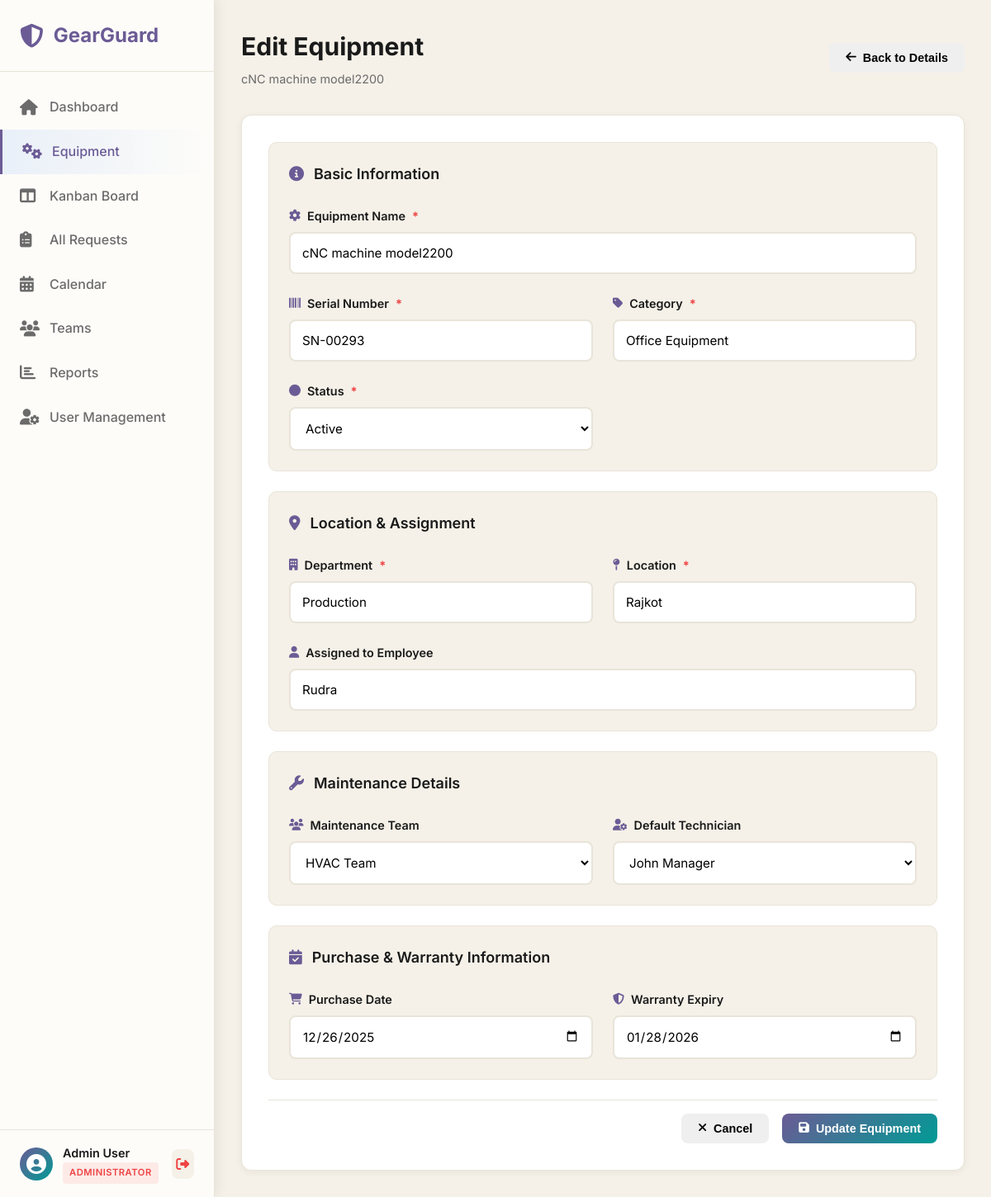
/pages/edit-equipment.php?id=7 (signed in), run on the app's committed database.
### tables this page shows
CREATE TABLE `equipment` (
  `id` int(11) NOT NULL,
  `equipment_name` varchar(100) NOT NULL,
  `serial_number` varchar(100) NOT NULL,
  `category` varchar(50) DEFAULT NULL,
  `department` varchar(100) DEFAULT NULL,
  `assigned_to_employee` varchar(100) DEFAULT NULL,
  `purchase_date` date DEFAULT NULL,
  `warranty_expiry` date DEFAULT NULL,
  `location` varchar(255) DEFAULT NULL,
  `maintenance_team_id` int(11) DEFAULT NULL,
  `default_technician_id` int(11) DEFAULT NULL,
  `status` enum('active','under_maintenance','scrapped') DEFAULT 'active',
  `notes` text DEFAULT NULL,
  `created_at` timestamp NOT NULL DEFAULT current_timestamp(),
  `updated_at` timestamp NOT NULL DEFAULT current_timestamp() ON UPDATE current_timestamp()
);

CREATE TABLE `maintenance_teams` (
  `id` int(11) NOT NULL,
  `team_name` varchar(100) NOT NULL,
  `description` text DEFAULT NULL,
  `created_at` timestamp NOT NULL DEFAULT current_timestamp(),
  `updated_at` timestamp NOT NULL DEFAULT current_timestamp() ON UPDATE current_timestamp()
);

CREATE TABLE `users` (
  `id` int(11) NOT NULL,
  `name` varchar(100) NOT NULL,
  `email` varchar(100) NOT NULL,
  `password` varchar(255) NOT NULL,
  `role` enum('admin','manager','technician','user') NOT NULL DEFAULT 'user',
  `avatar` varchar(255) DEFAULT NULL,
  `is_active` tinyint(1) DEFAULT 1,
  `failed_attempts` int(11) DEFAULT 0,
  `locked_until` datetime DEFAULT NULL,
  `last_login` datetime DEFAULT NULL,
  `email_verified` tinyint(1) DEFAULT 0,
  `verification_token` varchar(100) DEFAULT NULL,
  `reset_token` varchar(100) DEFAULT NULL,
  `reset_token_expiry` datetime DEFAULT NULL,
  `created_at` timestamp NOT NULL DEFAULT current_timestamp(),
  `updated_at` timestamp NOT NULL DEFAULT current_timestamp() ON UPDATE current_timestamp()
);

### pages/edit-equipment.php (the view, shortened to what the rows shown need)
<?php
require_once '../php/config.php';
$equipmentId = isset($_GET['id']) ? intval($_GET['id']) : 0;
try {
    $stmt = $conn->prepare("SELECT * FROM equipment WHERE id = ?");
    $stmt->execute([$equipmentId]);
    $equipment = $stmt->fetch();
    $stmt = $conn->query("SELECT id, team_name FROM maintenance_teams ORDER BY team_name ASC");
    $teams = $stmt->fetchAll();
    $stmt = $conn->query("
        SELECT id, name
        FROM users
        WHERE role IN ('technician', 'manager') AND is_active = TRUE
        ORDER BY name ASC
    ");
    $technicians = $stmt->fetchAll();
} catch(PDOException $e) {
    error_log("Edit equipment error: " . $e->getMessage());
    $_SESSION['error'] = "Error loading equipment details.";
    header("Location: equipment.php");
    exit();
}
?>
<!DOCTYPE html>
<html lang="en">
<head>
    <link rel="stylesheet" href="../css/dashboard.css">
    <link rel="stylesheet" href="../css/form.css">
    <link rel="stylesheet" href="https://cdnjs.cloudflare.com/ajax/libs/font-awesome/6.5.1/css/all.min.css">
</head>
<body>
    <main class="main-content">
        <header class="top-header">
            <div>
                <h1>Edit Equipment</h1>
                <p class="dashboard-subtitle"><?php echo htmlspecialchars($equipment['equipment_name']); ?></p>
            </div>
        </header>
        <section class="form-section">
            <div class="form-container">
                <form method="POST" action="" class="request-form">
                    <div class="form-card">
                        <div class="form-grid">
                            <div class="form-group full-width">
                                <label for="equipment_name">
                                    <i class="fas fa-cog"></i>
                                    Equipment Name <span class="required">*</span>
                                </label>
                                <input
                                    type="text"
                                    id="equipment_name"
                                    name="equipment_name"
                                    value="<?php echo htmlspecialchars($equipment['equipment_name']); ?>"
                                    required
                                >
                            </div>
                            <div class="form-group">
                                <label for="serial_number">
                                    <i class="fas fa-barcode"></i>
                                    Serial Number <span class="required">*</span>
                                </label>
                                <input
                                    type="text"
                                    id="serial_number"
                                    name="serial_number"
                                    value="<?php echo htmlspecialchars($equipment['serial_number']); ?>"
                                    required
                                >
                            </div>
                            <div class="form-group">
                                <label for="category">
                                    <i class="fas fa-tag"></i>
                                    Category <span class="required">*</span>
                                </label>
                                <input
                                    type="text"
                                    id="category"
                                    name="category"
                                    value="<?php echo htmlspecialchars($equipment['category']); ?>"
                                    required
                                    list="categoryList"
                                >
                            </div>
                            <div class="form-group">
                                <label for="status">
                                    <i class="fas fa-circle"></i>
                                    Status <span class="required">*</span>
                                </label>
                                <select id="status" name="status" required>
                                    <option value="active" <?php echo $equipment['status'] === 'active' ? 'selected' : ''; ?>>Active</option>
                                </select>
                            </div>
                        </div>
                    </div>
                    <div class="form-card">
                        <div class="form-grid">
                            <div class="form-group">
                                <label for="department">
                                    <i class="fas fa-building"></i>
                                    Department <span class="required">*</span>
                                </label>
                                <input
                                    type="text"
                                    id="department"
                                    name="department"
                                    value="<?php echo htmlspecialchars($equipment['department']); ?>"
                                    required
                                    list="departmentList"
                                >
                            </div>
                            <div class="form-group">
                                <label for="location">
                                    <i class="fas fa-map-pin"></i>
                                    Location <span class="required">*</span>
                                </label>
                                <input
                                    type="text"
                                    id="location"
                                    name="location"
                                    value="<?php echo htmlspecialchars($equipment['location']); ?>"
                                    required
                                >
                            </div>
                            <div class="form-group full-width">
                                <label for="assigned_to_employee">
                                    <i class="fas fa-user"></i>
                                    Assigned to Employee
                                </label>
                                <input
                                    type="text"
                                    id="assigned_to_employee"
                                    name="assigned_to_employee"
                                    value="<?php echo htmlspecialchars($equipment['assigned_to_employee'] ?? ''); ?>"
                                >
                            </div>
                        </div>
                    </div>
                    <div class="form-card">
                        <div class="form-grid">
                            <div class="form-group">
                                <label for="maintenance_team_id">
                                    <i class="fas fa-users"></i>
                                    Maintenance Team
                                </label>
                                <select id="maintenance_team_id" name="maintenance_team_id">
                                    <?php foreach($teams as $team): ?>
                                        <option value="<?php echo $team['id']; ?>"
                                                <?php echo $equipment['maintenance_team_id'] == $team['id'] ? 'selected' : ''; ?>>
                                            <?php echo htmlspecialchars($team['team_name']); ?>
                                        </option>
                                    <?php endforeach; ?>
                                </select>
                            </div>
                            <div class="form-group">
                                <label for="default_technician_id">
                                    <i class="fas fa-user-cog"></i>
                                    Default Technician
                                </label>
                                <select id="default_technician_id" name="default_technician_id">
                                    <?php foreach($technicians as $tech): ?>
                                        <option value="<?php echo $tech['id']; ?>"
                                                <?php echo $equipment['default_technician_id'] == $tech['id'] ? 'selected' : ''; ?>>
                                            <?php echo htmlspecialchars($tech['name']); ?>
                                        </option>
                                    <?php endforeach; ?>
                                </select>
                            </div>
                        </div>
                    </div>
                    <div class="form-card">
                        <div class="form-grid">
                            <div class="form-group">
                                <label for="purchase_date">
                                    <i class="fas fa-shopping-cart"></i>
                                    Purchase Date
                                </label>
                                <input
                                    type="date"
                                    id="purchase_date"
                                    name="purchase_date"
                                    value="<?php echo $equipment['purchase_date']; ?>"
                                >
                            </div>
                            <div class="form-group">
                                <label for="warranty_expiry">
                                    <i class="fas fa-shield-alt"></i>
                                    Warranty Expiry
                                </label>
                                <input
                                    type="date"
                                    id="warranty_expiry"
                                    name="warranty_expiry"
                                    value="<?php echo $equipment['warranty_expiry']; ?>"
                                >
                            </div>
                        </div>
                    </div>
                </form>
            </div>
        </section>
    </main>
</body>
</html>

### data on the page
equipment: equipment_name "cNC machine model2200", serial_number "SN-00293", category "Office Equipment", status "Active", department "Production", location "Rajkot", assigned_to_employee "Rudra", maintenance_team_id "HVAC Team", default_technician_id "John Manager", purchase_date "12/26/2025", warranty_expiry "01/28/2026"

### other printed values
$user['name'] "Admin User"
getRoleDisplayName($user['role']) "ADMINISTRATOR"
